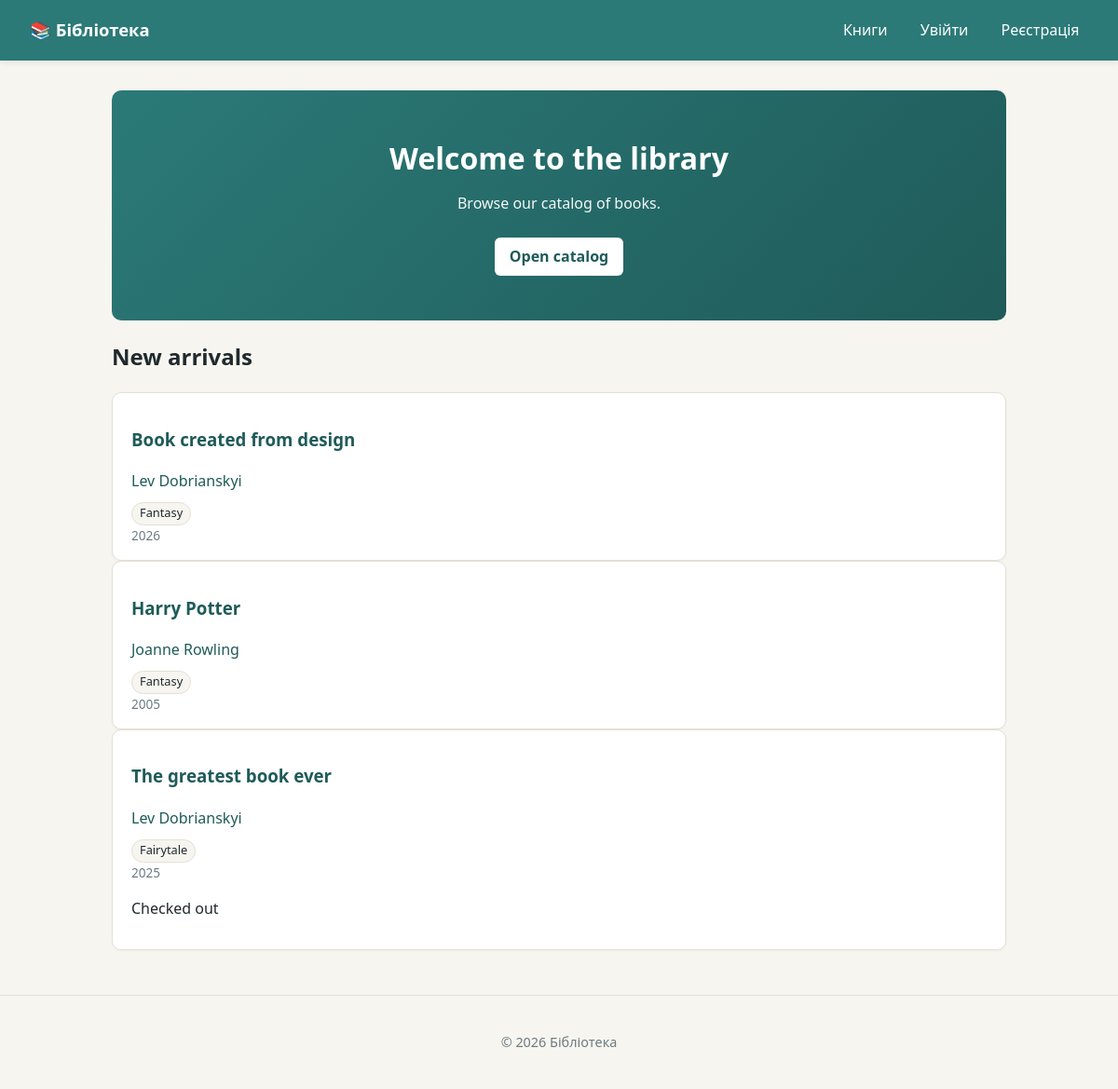
The page / on the database its author committed.
### library/models.py (models this page shows, shortened)
class Book(models.Model):
    title = models.CharField("Title", max_length=150, default="")
    author = models.ForeignKey(Author, on_delete=models.CASCADE, related_name="books", verbose_name="Author", null=True)
    genre = models.ForeignKey(Genre, on_delete=models.CASCADE, related_name="books", verbose_name="Genre", null=True)
    year = models.IntegerField("Year", null=True)
    pages = models.IntegerField("Pages", null=True)
    description = models.TextField("Description", blank=True)
    is_available = models.BooleanField("Available", default=True)
    created_at = models.DateTimeField("Created", auto_now_add=True)
    class Meta:
        verbose_name = "Book"
        verbose_name_plural = "Books"
        ordering = ["title"]

class Author(models.Model):
    full_name = models.CharField("Full name", max_length=150, default="")
    country = models.CharField("Country", max_length=80, default="")
    birth_year = models.IntegerField("Birth year", null=True, blank=True)
    class Meta:
        verbose_name = "Author"
        verbose_name_plural = "Authors"
        ordering = ["full_name"]

class Genre(models.Model):
    name = models.CharField("Name", max_length=100)
    class Meta:
        verbose_name = "Genre"
        verbose_name_plural = "Genres"
        ordering = ["name"]

### library/views.py (the view)
# urls.py: 2. Add a URL to urlpatterns:  path('', views.home, name='home')
def home(request):
    newest = Book.objects.select_related("author", "genre")[:3]
    return render(request, "library/home.html", {"newest": newest})

### library/templates/library/home.html (shortened to what this page needs)
{% extends "base.html" %}
{% block content %}
  <section class="hero">
    <h1>Welcome to the library</h1>
    <p>Browse our catalog of books.</p>
    <a class="btn" href="{% url 'library:book_list' %}">Open catalog</a>
  </section>
  <h2>New arrivals</h2>
  {% for book in newest %}
    <article class="book-card">
      <h3><a href="{% url 'library:book_detail' book.pk %}">{{ book.title }}</a></h3>
      <p class="author">
        <a href="{% url 'library:author_detail' book.author.pk %}">{{ book.author.full_name }}</a>
      </p>
      <p class="category">{{ book.genre.name }}</p>
      <p class="year">{{ book.year }}</p>
      {% if not book.is_available %}<p class="badge">Checked out</p>{% endif %}
    </article>
  {% empty %}
    <p class="empty">No books yet.</p>
  {% endfor %}
{% endblock %}

### templates/base.html (shortened to what this page needs)
<!DOCTYPE html>
{% load static %}
<html lang="uk">
<head>
  <link rel="stylesheet" href="{% static 'css/style.css' %}">
</head>
<body>
  <header class="site-header">
    <a class="brand" href="{% url 'library:home' %}">📚 Бібліотека</a>
    <nav class="site-nav">
      <a href="{% url 'library:book_list' %}">Книги</a>
      {% if user.is_authenticated %}
        {% if user.is_staff %}
          <a href="{% url 'library:book_create' %}">Додати книгу</a>
        {% endif %}
        <span class="user-badge">{{ user.username }}</span>
        <form method="post" action="{% url 'accounts:logout' %}" class="inline-form">
          {% csrf_token %}
          <button type="submit" class="link-button">Вийти</button>
        </form>
      {% else %}
        <a href="{% url 'accounts:login' %}">Увійти</a>
        <a href="{% url 'accounts:register' %}">Реєстрація</a>
      {% endif %}
    </nav>
  </header>
  <main class="container">
    {% block content %}{% endblock %}
  </main>
  <footer class="site-footer">
    <p>&copy; {% now "Y" %} Бібліотека</p>
  </footer>
</body>
</html>

### static/css/style.css (style rules this page uses)
:root { --bg: #f7f5ef; --fg: #1f2a2e; --muted: #6b7b82; --accent: #2b7a78; --accent-dark: #1f5b59; --danger: #b23b3b; --card: #ffffff; --border: #e3e0d6; --radius: 10px; }
* { box-sizing: border-box; }
body { margin: 0; font-family: system-ui, -apple-system, "Segoe UI", Roboto, sans-serif; background: var(--bg); color: var(--fg); line-height: 1.55; }
a { color: var(--accent-dark); text-decoration: none; }
.site-header { display: flex; align-items: center; justify-content: space-between; padding: 0.9rem 2rem; background: var(--accent); color: #fff; box-shadow: 0 2px 6px rgba(0,0,0,0.08); }
.site-header a { color: #fff; }
.brand { font-weight: 700; font-size: 1.15rem; }
.site-nav { display: flex; align-items: center; gap: 1rem; }
.site-nav a, .link-button { padding: 0.35rem 0.6rem; border-radius: 6px; transition: background 0.15s ease; }
.container { max-width: 1000px; margin: 2rem auto; padding: 0 1.25rem; }
.hero { background: linear-gradient(135deg, var(--accent) 0%, var(--accent-dark) 100%); color: #fff; padding: 3rem 2rem; border-radius: var(--radius); text-align: center; }
.hero h1 { margin: 0 0 0.75rem; font-size: 2rem; }
.hero p { margin: 0 0 1.5rem; opacity: 0.95; }
.hero .btn { background: #fff; color: var(--accent-dark); font-weight: 600; }
.book-card { background: var(--card); border: 1px solid var(--border); border-radius: var(--radius); padding: 1rem 1.25rem; box-shadow: 0 1px 3px rgba(0,0,0,0.04); transition: transform 0.12s ease, box-shadow 0.12s ease; }
.book-card .author { margin: 0; color: var(--muted); }
.book-card .category { display: inline-block; margin: 0.6rem 0 0; padding: 0.1rem 0.5rem; background: var(--bg); border: 1px solid var(--border); border-radius: 999px; font-size: 0.8rem; }
.book-card .year { margin: 0; color: var(--muted); font-size: 0.85rem; }
.btn { display: inline-block; padding: 0.5rem 1rem; background: var(--accent); color: #fff; border: none; border-radius: 6px; font: inherit; cursor: pointer; text-decoration: none; }
.site-footer { text-align: center; padding: 1.5rem; color: var(--muted); font-size: 0.9rem; border-top: 1px solid var(--border); margin-top: 3rem; }

### rows shown on the page
Book: title "Book created from design", author.full_name "Lev Dobrianskyi", genre.name "Fantasy", year "2026"
Book: title "Harry Potter", author.full_name "Joanne Rowling", genre.name "Fantasy", year "2005"
Book: title "The greatest book ever", author.full_name "Lev Dobrianskyi", genre.name "Fairytale", year "2025", is_available "Checked out"
